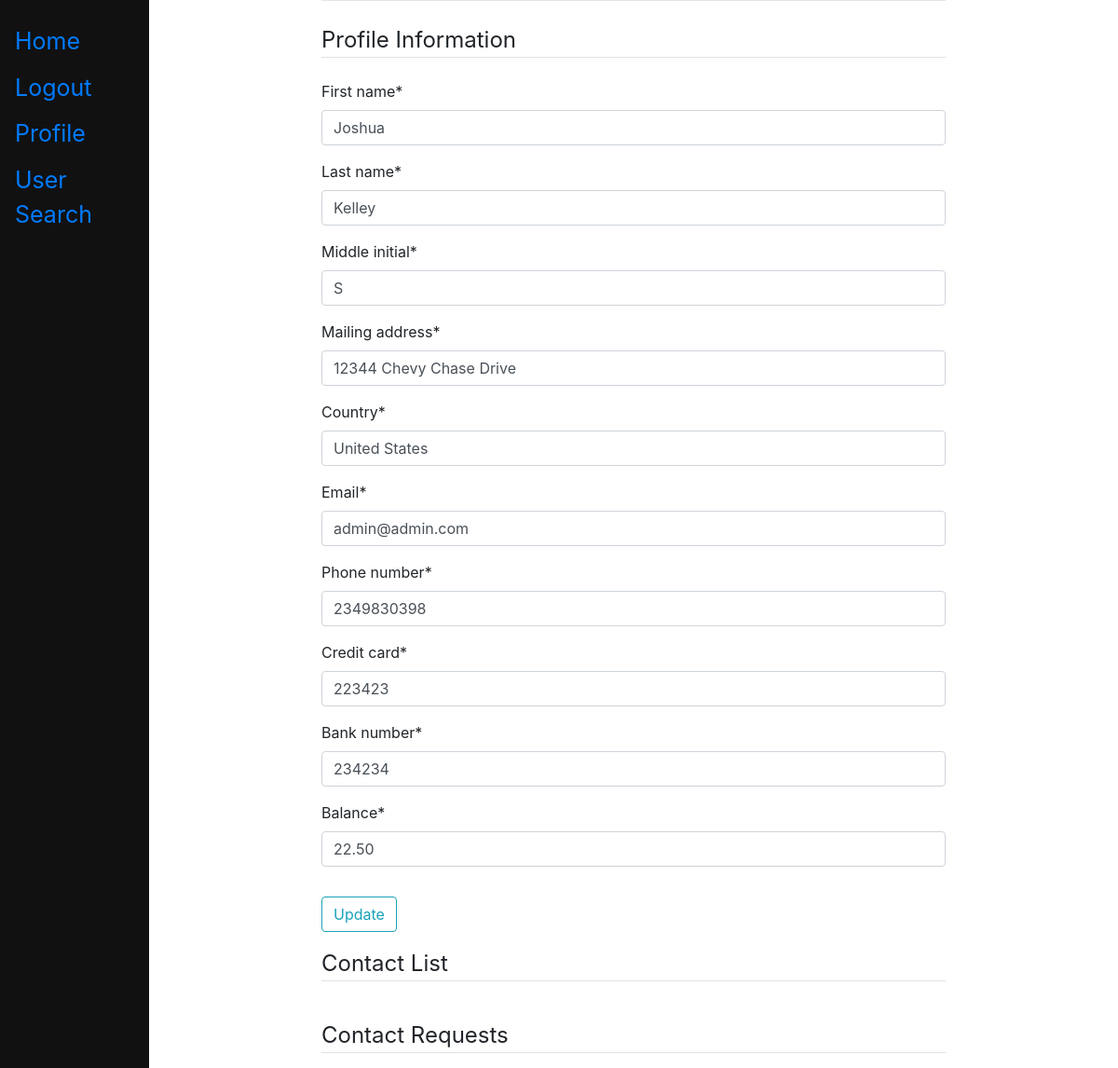
/profile/ (signed in), run on the app's committed database.
### register/models.py (models this page shows)
class UserProfile(models.Model):
    user = models.OneToOneField(User, on_delete = models.CASCADE)
    first_name = models.CharField(max_length = 30)
    last_name = models.CharField(max_length = 30)
    middle_initial = models.CharField(max_length = 1)
    mailing_address = models.CharField(max_length = 100)
    country = models.CharField(max_length = 30)
    email = models.EmailField()
    phone_number = models.IntegerField(max_length = 10, null = True)
    credit_card = models.IntegerField(max_length = 16,null = True)
    bank_number = models.IntegerField(max_length = 16,null = True)
    balance = models.DecimalField(default = 0, max_digits=6, decimal_places=2)

### main/views.py (the view)
# urls.py: path('profile/', views.profile, name = 'profile'),
@login_required
def profile(request):
    if request.method == 'POST':
        p_form = ProfileUpdateForm(request.POST, request.FILES,
        instance = request.user.userprofile)
        if p_form.is_valid():
            p_form.save()
            messages.success(request, f'You have successfully updated your profile information')
            return redirect('profile')
    else:
        p_form = ProfileUpdateForm(instance = request.user.userprofile)
        f_requests = Friend.objects.unrejected_requests(user=request.user)
        friends = Friend.objects.friends(request.user)
    context = {'p_form':p_form,'f_requests':f_requests,
               'friends':friends}
    return render(request, "main/profile.html", context)

### main/forms.py
class ProfileUpdateForm(forms.ModelForm):
    class Meta:
        model = UserProfile
        fields = ['first_name', 'last_name', 'middle_initial', 'mailing_address',
        'country','email','phone_number','credit_card','bank_number','balance']

### main/templates/main/profile.html (shortened to what this page needs)
{% extends "main/base.html" %}
{% load crispy_forms_tags %}
{% load friendshiptags %}
{% block content %}
<form  method="post" enctype="multipart/form-data">
  <fieldset class="form-group">
    <legend class="border-bottom mb-4">Profile Information</legend>
    {{ p_form.first_name|as_crispy_field }}
    {{ p_form.last_name|as_crispy_field }}
    {{ p_form.middle_initial|as_crispy_field }}
    {{ p_form.mailing_address|as_crispy_field }}
    {{ p_form.country|as_crispy_field }}
    {{ p_form.email|as_crispy_field }}
    {{ p_form.phone_number|as_crispy_field }}
    {{ p_form.credit_card|as_crispy_field }}
    {{ p_form.bank_number|as_crispy_field }}
    {{ p_form.balance|as_crispy_field }}
  </fieldset>
  <div class="form-group" >
    <button type="submit" class="btn btn-outline-info">Update</button>
  </div>
</form>
<legend class="border-bottom mb-3">Contact List</legend>
<br>
<legend class="border-bottom mb-3">Contact Requests</legend>
{% endblock %}

### data on the page
UserProfile: first_name "Joshua", last_name "Kelley", middle_initial "S", mailing_address "12344 Chevy Chase Drive", country "United States", email "admin@admin.com", phone_number "2349830398", credit_card "223423", bank_number "234234", balance "22.50"
